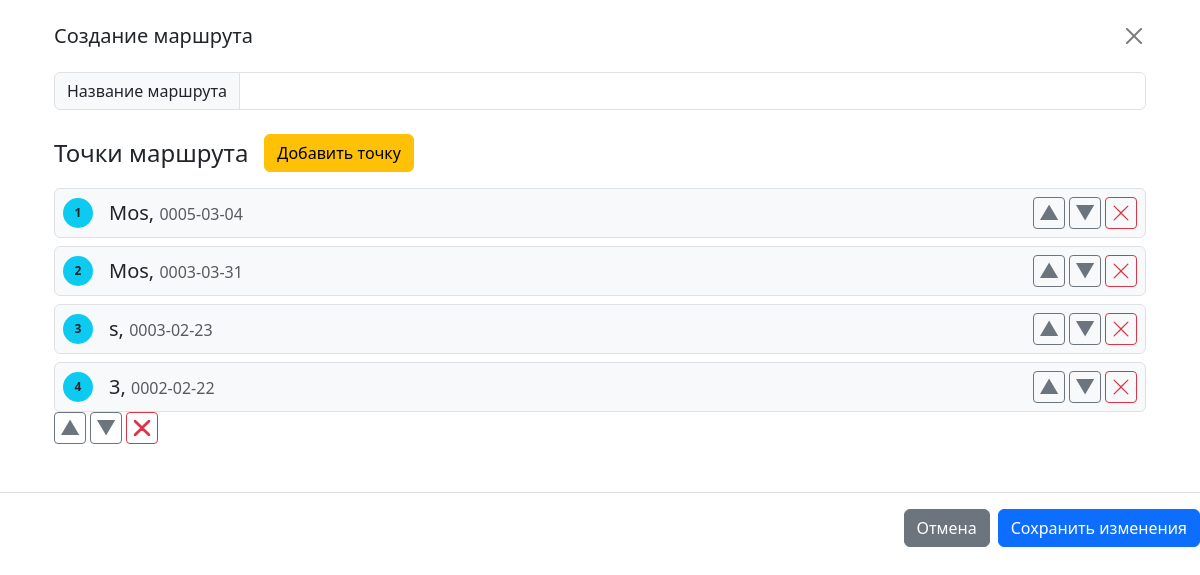
Page /step_1 (signed in) on the earlier database version.
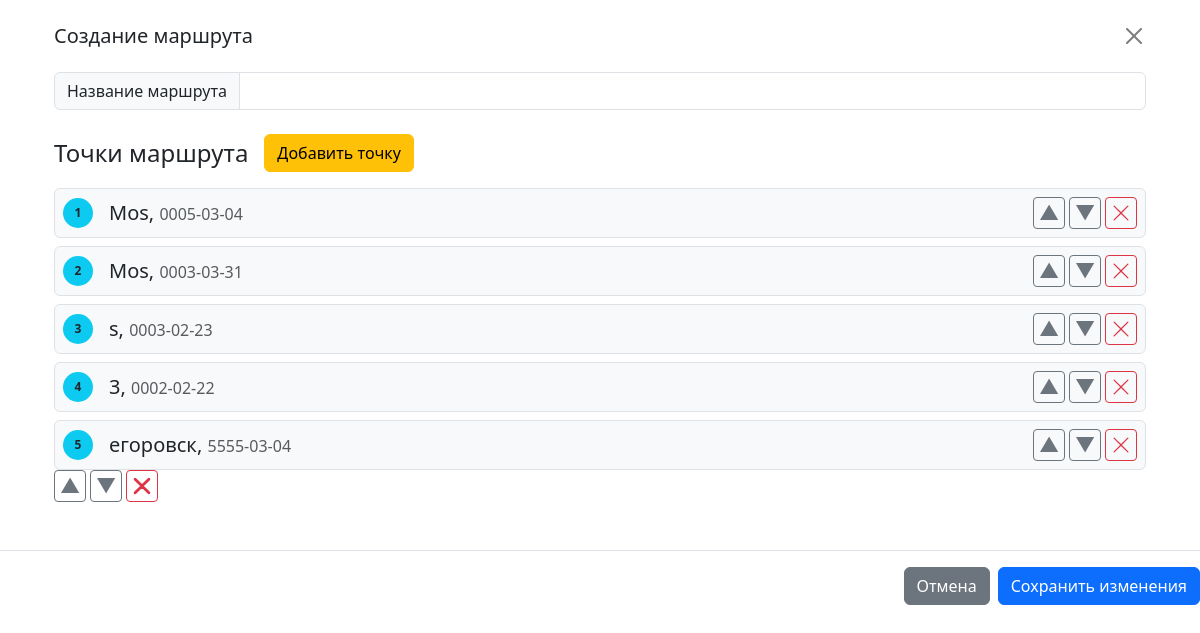
Same page on the later database version.
### data/points.py (models this page shows)
class TripPoint(SqlAlchemyBase):
    __tablename__ = 'trip_point'
    id = sqlalchemy.Column(sqlalchemy.Integer, primary_key=True, autoincrement=True)
    destination = sqlalchemy.Column(sqlalchemy.String, nullable=False)
    arrival_time = sqlalchemy.Column(sqlalchemy.String, nullable=False)
    notes = sqlalchemy.Column(sqlalchemy.String, nullable=True)

### main.py (the view)
@app.route('/step_1', methods=['GET', 'POST'])
@login_required
def step_1():
    db_sess = db_session.create_session()
    points = db_sess.query(TripPoint).all()
    return render_template('step_1.html', points=points)

### data/db_session.py (called while the page is built)
def create_session() -> Session:
    global __factory
    return __factory()

### main.py (called while the page is built)
@login_manager.user_loader
def load_user(user_id):
    db_sess = db_session.create_session()
    user = db_sess.get(User, user_id)
    return user

### templates/step_1.html (shortened to what this page needs)
<!DOCTYPE html>
<html lang="en">
<head>
    <link href="https://cdn.jsdelivr.net/npm/bootstrap@5.3.8/dist/css/bootstrap.min.css" rel="stylesheet"
>
    <link rel="stylesheet" href="https://cdn.jsdelivr.net/npm/bootstrap-icons@1.11.3/font/bootstrap-icons.min.css">
</head>
<body>
<header>
    <div class="container-lg p-4">
        <div class="d-flex align-items-center justify-content-between mb-4">
            <h5 class="mb-0">Создание маршрута</h5>
            <a href="/" class="btn-close" aria-label="Закрыть"></a>
        </div>
        <div class="input-group mb-4">
            <span class="input-group-text" id="inputGroup-sizing-default">Название маршрута</span>
            <input type="text" class="form-control" aria-label="Пример размера поля ввода"
                   aria-describedby="inputGroup-sizing-default">
        </div>
        <div class="d-flex align-items-center mb-3">
            <p class="mb-0 fs-4 fw-medium">Точки маршрута</p>
            <button type="button" class="btn btn-warning ms-3" data-bs-toggle="modal" data-bs-target="#addPointModal">
                Добавить точку
            </button>
        </div>
        {% if points %}
        {% for point in points %}
        <div class="d-flex align-items-center mt-2 p-2 bg-light rounded border">
            <span class="badge bg-info text-dark rounded-circle d-inline-flex align-items-center justify-content-center me-3"
                  style="width: 30px; height: 30px;">
        {{ loop.index }}
      </span>
            <p class="mb-0 fs-5 me-auto">
                {{ point.destination }}, <span class="text-muted fs-6">{{ point.arrival_time }}</span>
            </p>
            <div class="d-flex gap-1">
                <button type="button"
                        class="btn btn-outline-secondary btn-sm p-0 d-flex align-items-center justify-content-center fs-5"
                        style="width: 32px; height: 32px;" title="Вверх">▲
                </button>
                <button type="button"
                        class="btn btn-outline-secondary btn-sm p-0 d-flex align-items-center justify-content-center fs-5"
                        style="width: 32px; height: 32px;" title="Вниз">▼
                </button>
                <button type="button"
                        class="btn btn-outline-danger btn-sm p-0 d-flex align-items-center justify-content-center"
                        style="width: 32px; height: 32px;" title="Удалить">
                    <svg xmlns="http://w3.org" width="20" height="20" fill="currentColor" class="bi bi-x-lg"
                         viewBox="0 0 16 16">
                        <path d="M2.146 2.854a.5.5 0 1 1 .708-.708L8 7.293l5.146-5.147a.5.5 0 0 1 .708.708L8.707 8l5.147 5.146a.5.5 0 0 1-.708.708L8 8.707l-5.146 5.147a.5.5 0 0 1-.708-.708L7.293 8z"/>
                    </svg>
                </button>
            </div>
        </div>
        {% endfor %}
        {% else %}
        <p class="text-muted mt-3">В маршруте пока нет ни одной точки. Нажмите «Добавить точку».</p>
        {% endif %}
        <div class="d-flex gap-1">
            <button type="button"
                    class="btn btn-outline-secondary btn-sm p-0 d-flex align-items-center justify-content-center fs-5"
                    style="width: 32px; height: 32px;">▲
            </button>
            <button type="button"
                    class="btn btn-outline-secondary btn-sm p-0 d-flex align-items-center justify-content-center fs-5"
                    style="width: 32px; height: 32px;">▼
            </button>
            <button type="button"
                    class="btn btn-outline-danger btn-sm p-0 d-flex align-items-center justify-content-center"
                    style="width: 32px; height: 32px;" title="Удалить">
                <i class="bi bi-x-lg fs-5" style="-webkit-text-stroke: 1.5px currentColor;"></i>
            </button>
        </div>
    </div>
    <div class="d-flex justify-content-end gap-2 mt-4 pt-3 border-top">
        <button type="button" class="btn btn-secondary">Отмена</button>
        <button type="button" class="btn btn-primary">Сохранить изменения</button>
    </div>
</header>
</body>
</html>

Differences in the rows shown:
added TripPoint: destination "егоровск", arrival_time "5555-03-04"
